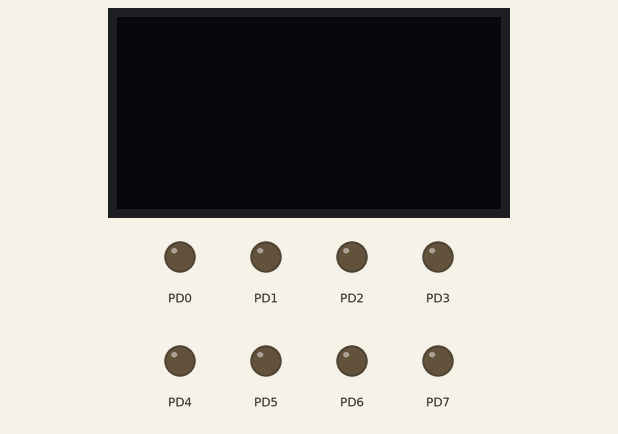
This program was run on a simulated ATmega328P, built with avr-gcc and emulated at 16 MHz (the files do not name the chip). On the bench: 128×64 one-colour display, output pins drawn as LEDs (lit = HIGH). Wiring (inferred from the names in the program): SH1106 OLED at I2C address 0x3C.

Above: at 0.05 s.
Timing chart, 0 to 3.0 s (numbered marks = the images above):
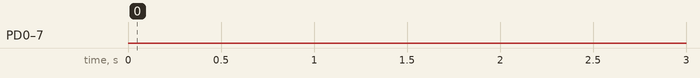

Measured:
- by itself, PD0–7: LOW → HIGH at 5.7 s, → LOW 0.69 s later, → HIGH 0.50 s later, → LOW 0.69 s later, … (203 changes in this stretch)

The program:

main.c
```c
/*
 * OLED_I2C_Atmega8.c
 *
 * Created: 30-10-2023 20:42:32
 * Author : naval
 */
#ifndef F_CPU
#define F_CPU	16000000UL
#endif

#include <stdio.h>
#include <avr/io.h>
#include <util/delay.h>
#include "i2cnaval.c"
#include "i2c_oled_SSD1306.c"


int main(void)
{
	/* Replace with your application code */
	char x = 0,str[5];
	DDRD = 0xFF;
	PORTD = 0x00;

	lcd_init(LCD_DISP_ON);
	_delay_ms(10);

	lcd_puts("Hello World");
	_delay_ms(4000);
	lcd_clrscr();

	lcd_puts("Temp ");
	_delay_ms(10);
	while (1)
	{
		PORTD = 0x00;
		_delay_ms(500);
		PORTD = 0xff;
		_delay_ms(500);
		lcd_gotoxy(0,3);
		sprintf(str,"%d °C",x);
		lcd_puts(str);
		x++;
		if(x==255)
		{
			lcd_clrscr();
			x=0;
		}

	}
}
```

fontSSD1306.h
```c
/*
 *  fontSSD1306.h
 *
 *
 */
#ifndef _font_h_
#define _font_h_
#include <avr/pgmspace.h>

extern const char ssd1306oled_font[][6] PROGMEM;
extern const char special_char[][2] PROGMEM;

#endif
```

i2c_oled_SSD1306.c
```c
/*
 * i2c_oled_SSD1306.c
 *  Author:Navalkishor Kumawat
 *  Created: 29/10/2023 06:50 PM
 */

#include "i2c_oled_SSD1306.h"
#include "fontSSD1306.c"
#include <string.h>

static struct {
    uint8_t x;
    uint8_t y;
} cursorPosition;

static uint8_t charMode = DOUBLESIZE;
#if defined GRAPHICMODE
#include <stdlib.h>
static uint8_t displayBuffer[DISPLAY_HEIGHT/8][DISPLAY_WIDTH];
#elif defined TEXTMODE
#else
#error "No valid displaymode! Refer i2c_oled_SSD1306.h"
#endif

const uint8_t init_sequence [] PROGMEM = {    // Initialization Sequence
    LCD_DISP_OFF,    // Display OFF (sleep mode)
    0x20, 0b00,      // Set Memory Addressing Mode
    // 00=Horizontal Addressing Mode; 01=Vertical Addressing Mode;
    // 10=Page Addressing Mode (RESET); 11=Invalid
    0xB0,            // Set Page Start Address for Page Addressing Mode, 0-7
    0xC8,            // Set COM Output Scan Direction
    0x00,            // --set low column address
    0x10,            // --set high column address
    0x40,            // --set start line address
    0x81, 0x3F,      // Set contrast control register
    0xA1,            // Set Segment Re-map. A0=address mapped; A1=address 127 mapped.
    0xA6,            // Set display mode. A6=; A7=Inverse
    0xA8, DISPLAY_HEIGHT-1, // Set multiplex ratio(1 to 64)
    0xA4,            // Output RAM to Display
					 // 0xA4=Output follows RAM content; 0xA5,Output ignores RAM content
    0xD3, 0x00,      // Set display offset. 00 = no offset
    0xD5,            // --set display clock divide ratio/oscillator frequency
    0xF0,            // --set divide ratio
    0xD9, 0x22,      // Set pre-charge period
		     // Set com pins hardware configuration
#if DISPLAY_HEIGHT==64
    0xDA, 0x12,
#elif DISPLAY_HEIGHT==32
    0xDA, 0x02,
#endif
    0xDB,            // --set vcomh
    0x20,            // 0x20,0.77xVcc
    0x8D, 0x14,      // Set DC-DC enable


};
#pragma mark LCD COMMUNICATION

void i2c_start1(uint8_t i2c_addr){

	i2c_start();
	i2c_write(i2c_addr);

}

void lcd_command(uint8_t cmd[], uint8_t size) {
	i2c_start1((LCD_I2C_ADR << 1) |0);		// I2C Write Mode Send Device Address
	i2c_write(0x00);    // 0x00 for command, 0x40 for data
	for (uint8_t i=0; i<size; i++) {
		i2c_write(cmd[i]);
	}
	i2c_stop();
}


void lcd_data(uint8_t data[], uint16_t size) {
	i2c_start1((LCD_I2C_ADR << 1) | 0);
	i2c_write(0x40);    // 0x00 for command, 0x40 for data
	for (uint16_t i = 0; i<size; i++) {
		i2c_write(data[i]);
	}
	i2c_stop();
}

//#pragma mark -
//#pragma mark GENERAL FUNCTIONS

void lcd_init(uint8_t dispAttr){
	i2c_init();
	_delay_ms(10);

	uint8_t commandSequence[sizeof(init_sequence)+1];
	for (uint8_t i = 0; i < sizeof (init_sequence); i++) {
		commandSequence[i] = (pgm_read_byte(&init_sequence[i]));
	}
	commandSequence[sizeof(init_sequence)]=(dispAttr);
	lcd_command(commandSequence, sizeof(commandSequence));
	lcd_clrscr();
}

void lcd_gotoxy(uint8_t x, uint8_t y){
	x = x * sizeof(FONT[0]);
	lcd_goto_xpix_y(x,y);
}

void lcd_goto_xpix_y(uint8_t x, uint8_t y){
	if( x > (DISPLAY_WIDTH) || y > (DISPLAY_HEIGHT/8-1)) return;// out of display
	cursorPosition.x=x;
	cursorPosition.y=y;
	#if defined (SSD1306) || defined (SSD1309)
	uint8_t commandSequence[] = {0xb0+y, 0x21, x, 0x7f};
	#elif defined SH1106
	uint8_t commandSequence[] = {0xb0+y, 0x21, 0x00+((2+x) & (0x0f)), 0x10+( ((2+x) & (0xf0)) >> 4 ), 0x7f};
	#endif
	lcd_command(commandSequence, sizeof(commandSequence));
}

void lcd_clrscr(void){
	#ifdef GRAPHICMODE
	for (uint8_t i = 0; i < DISPLAY_HEIGHT/8; i++){
		memset(displayBuffer[i], 0x00, sizeof(displayBuffer[i]));
		lcd_gotoxy(0,i);
		lcd_data(displayBuffer[i], sizeof(displayBuffer[i]));
	}
	#elif defined TEXTMODE
	uint8_t displayBuffer[DISPLAY_WIDTH];
	memset(displayBuffer, 0x00, sizeof(displayBuffer));
	for (uint8_t i = 0; i < DISPLAY_HEIGHT/8; i++){
		lcd_gotoxy(0,i);
		lcd_data(displayBuffer, sizeof(displayBuffer));
	}
	#endif
	lcd_home();
}
void lcd_home(void){
	lcd_gotoxy(0, 0);
}

void lcd_invert(uint8_t invert){
	uint8_t commandSequence[1];
	if (invert != YES) {
		commandSequence[0] = 0xA6;
		} else {
		commandSequence[0] = 0xA7;
	}
	lcd_command(commandSequence, 1);
}
void lcd_sleep(uint8_t sleep){
	uint8_t commandSequence[1];
	if (sleep != YES) {
		commandSequence[0] = 0xAF;
		} else {
		commandSequence[0] = 0xAE;
	}
	lcd_command(commandSequence, 1);
}
void lcd_set_contrast(uint8_t contrast){
	uint8_t commandSequence[2] = {0x81, contrast};
	lcd_command(commandSequence, sizeof(commandSequence));
}
void lcd_putc(char c){
	switch (c) {
		case '\b':
		// backspace
		lcd_gotoxy(cursorPosition.x-charMode, cursorPosition.y);
		lcd_putc(' ');
		lcd_gotoxy(cursorPosition.x-charMode, cursorPosition.y);
		break;
		case '\t':
		// tab
		if( (cursorPosition.x+charMode*4) < (DISPLAY_WIDTH/ sizeof(FONT[0])-charMode*4) ){
			lcd_gotoxy(cursorPosition.x+charMode*4, cursorPosition.y);
			}else{
			lcd_gotoxy(DISPLAY_WIDTH/ sizeof(FONT[0]), cursorPosition.y);
		}
		break;
		case '\n':
		// linefeed
		if(cursorPosition.y < (DISPLAY_HEIGHT/8-1)){
			lcd_gotoxy(cursorPosition.x, cursorPosition.y+charMode);
		}
		break;
		case '\r':
		// carrige return
		lcd_gotoxy(0, cursorPosition.y);
		break;
		default:
		// char doesn't fit in line
		if( (cursorPosition.x >= DISPLAY_WIDTH-sizeof(FONT[0])) || (c < ' ') ) break;
		// mapping char
		c -= ' ';
		if (c >= pgm_read_byte(&special_char[0][1]) ) {
			char temp = c;
			c = 0xff;
			for (uint8_t i=0; pgm_read_byte(&special_char[i][1]) != 0xff; i++) {
				if ( pgm_read_byte(&special_char[i][0])-' ' == temp ) {
					c = pgm_read_byte(&special_char[i][1]);
					break;
				}
			}
			if ( c == 0xff ) break;
		}
		// print char at display
		#ifdef GRAPHICMODE
		if (charMode == DOUBLESIZE) {
			uint16_t doubleChar[sizeof(FONT[0])];
			uint8_t dChar;
			if ((cursorPosition.x+2*sizeof(FONT[0]))>DISPLAY_WIDTH) break;

			for (uint8_t i=0; i < sizeof(FONT[0]); i++) {
				doubleChar[i] = 0;
				dChar = pgm_read_byte(&(FONT[(uint8_t)c][i]));
				for (uint8_t j=0; j<8; j++) {
					if ((dChar & (1 << j))) {
						doubleChar[i] |= (1 << (j*2));
						doubleChar[i] |= (1 << ((j*2)+1));
					}
				}
			}
			for (uint8_t i = 0; i < sizeof(FONT[0]); i++)
			{
				// load bit-pattern from flash
				displayBuffer[cursorPosition.y+1][cursorPosition.x+(2*i)] = doubleChar[i] >> 8;
				displayBuffer[cursorPosition.y+1][cursorPosition.x+(2*i)+1] = doubleChar[i] >> 8;
				displayBuffer[cursorPosition.y][cursorPosition.x+(2*i)] = doubleChar[i] & 0xff;
				displayBuffer[cursorPosition.y][cursorPosition.x+(2*i)+1] = doubleChar[i] & 0xff;
			}
			cursorPosition.x += sizeof(FONT[0])*2;
			} else {
			if ((cursorPosition.x+sizeof(FONT[0]))>DISPLAY_WIDTH) break;

			for (uint8_t i = 0; i < sizeof(FONT[0]); i++)
			{
				// load bit-pattern from flash
				displayBuffer[cursorPosition.y][cursorPosition.x+i] =pgm_read_byte(&(FONT[(uint8_t)c][i]));
			}
			cursorPosition.x += sizeof(FONT[0]);
		}
		#elif defined TEXTMODE
		if (charMode == DOUBLESIZE) {
			uint16_t doubleChar[sizeof(FONT[0])];
			uint8_t dChar;
			if ((cursorPosition.x+2*sizeof(FONT[0]))>DISPLAY_WIDTH) break;

			for (uint8_t i=0; i < sizeof(FONT[0]); i++) {
				doubleChar[i] = 0;
				dChar = pgm_read_byte(&(FONT[(uint8_t)c][i]));
				for (uint8_t j=0; j<8; j++) {
					if ((dChar & (1 << j))) {
						doubleChar[i] |= (1 << (j*2));
						doubleChar[i] |= (1 << ((j*2)+1));
					}
				}
			}
			uint8_t data[sizeof(FONT[0])*2];
			for (uint8_t i = 0; i < sizeof(FONT[0]); i++)
			{
				// print font to ram, print 6 columns
				data[i<<1]=(doubleChar[i] & 0xff);
				data[(i<<1)+1]=(doubleChar[i] & 0xff);
			}
			lcd_data(data, sizeof(FONT[0])*2);

			#if defined (SSD1306) || defined (SSD1309)
			uint8_t commandSequence[] = {0xb0+cursorPosition.y+1,
				0x21,
				cursorPosition.x,
			0x7f};
			#elif defined SH1106
			uint8_t commandSequence[] = {0xb0+cursorPosition.y+1,
				0x21,
				0x00+((2+cursorPosition.x) & (0x0f)),
				0x10+( ((2+cursorPosition.x) & (0xf0)) >> 4 ),
			0x7f};
			#endif
			lcd_command(commandSequence, sizeof(commandSequence));

			for (uint8_t i = 0; i < sizeof(FONT[0]); i++)
			{
				// print font to ram, print 6 columns
				data[i<<1]=(doubleChar[i] >> 8);
				data[(i<<1)+1]=(doubleChar[i] >> 8);
			}
			lcd_data(data, sizeof(FONT[0])*2);

			commandSequence[0] = 0xb0+cursorPosition.y;
			#if defined (SSD1306) || defined (SSD1309)
			commandSequence[2] = cursorPosition.x+(2*sizeof(FONT[0]));
			#elif defined SH1106
			commandSequence[2] = 0x00+((2+cursorPosition.x+(2*sizeof(FONT[0]))) & (0x0f));
			commandSequence[3] = 0x10+( ((2+cursorPosition.x+(2*sizeof(FONT[0]))) & (0xf0)) >> 4 );
			#endif
			lcd_command(commandSequence, sizeof(commandSequence));
			cursorPosition.x += sizeof(FONT[0])*2;
			} else {
			uint8_t data[sizeof(FONT[0])];
			if ((cursorPosition.x+sizeof(FONT[0]))>DISPLAY_WIDTH) break;

			for (uint8_t i = 0; i < sizeof(FONT[0]); i++)
			{
				// print font to ram, print 6 columns
				data[i]=(pgm_read_byte(&(FONT[(uint8_t)c][i])));
			}
			lcd_data(data, sizeof(FONT[0]));
			cursorPosition.x += sizeof(FONT[0]);
		}
		#endif
		break;
	}

}
void lcd_charMode(uint8_t mode){
	charMode = mode;
}
void lcd_flip(uint8_t flipping){
	uint8_t command[2] = {0xC8, 0xA1};
	switch(flipping){
		case 0:
		// normal mode default at init (needs to be reload data to display)
		command[0] = 0xC8;
		command[1] = 0xA1;
		lcd_command(command, sizeof(command));
		break;
		case 1:
		// flip horizontal && vertical (needs to be reload data to display)
		command[0] = 0xC0;
		command[1] = 0xA0;
		lcd_command(command, sizeof(command));
		break;
		case 2:
		// flip vertical (immediate without reload data to display)
		command[0] = 0xC0;
		lcd_command(command, sizeof(command));
		break;
		case 3:
		// flip horizontal (needs to be reload data to display)
		command[1] = 0xA0;
		lcd_command(command, sizeof(command));
		default:
		// do nothing
		break;
	}
}
void lcd_puts(const char* s){
	while (*s) {
		lcd_putc(*s++);
	}
}
void lcd_puts_p(const char* progmem_s){
	register uint8_t c;
	while ((c = pgm_read_byte(progmem_s++))) {
		lcd_putc(c);
	}
}
#ifdef GRAPHICMODE
#pragma mark -
#pragma mark GRAPHIC FUNCTIONS
uint8_t lcd_drawPixel(uint8_t x, uint8_t y, uint8_t color){
	if( x > DISPLAY_WIDTH-1 || y > (DISPLAY_HEIGHT-1)) return 1; // out of Display

	if( color == WHITE){
		displayBuffer[(y / 8)][x] |= (1 << (y % 8));
		} else {
		displayBuffer[(y / 8)][x] &= ~(1 << (y % 8));
	}

	return 0;
}
uint8_t lcd_drawLine(uint8_t x1, uint8_t y1, uint8_t x2, uint8_t y2, uint8_t color){
	uint8_t result;

	int dx =  abs(x2-x1), sx = x1<x2 ? 1 : -1;
	int dy = -abs(y2-y1), sy = y1<y2 ? 1 : -1;
	int err = dx+dy, e2; /* error value e_xy */

	while(1){
		result = lcd_drawPixel(x1, y1, color);
		if (x1==x2 && y1==y2) break;
		e2 = 2*err;
		if (e2 > dy) { err += dy; x1 += sx; } /* e_xy+e_x > 0 */
		if (e2 < dx) { err += dx; y1 += sy; } /* e_xy+e_y < 0 */
	}

	return result;
}
uint8_t lcd_drawRect(uint8_t px1, uint8_t py1, uint8_t px2, uint8_t py2, uint8_t color){
	uint8_t result;

	result = lcd_drawLine(px1, py1, px2, py1, color);
	result = lcd_drawLine(px2, py1, px2, py2, color);
	result = lcd_drawLine(px2, py2, px1, py2, color);
	result = lcd_drawLine(px1, py2, px1, py1, color);

	return result;
}
uint8_t lcd_fillRect(uint8_t px1, uint8_t py1, uint8_t px2, uint8_t py2, uint8_t color){
	uint8_t result;

	if( px1 > px2){
		uint8_t temp = px1;
		px1 = px2;
		px2 = temp;
		temp = py1;
		py1 = py2;
		py2 = temp;
	}
	for (uint8_t i=0; i<=(py2-py1); i++){
		result = lcd_drawLine(px1, py1+i, px2, py1+i, color);
	}

	return result;
}
uint8_t lcd_drawCircle(uint8_t center_x, uint8_t center_y, uint8_t radius, uint8_t color){
	uint8_t result;

	int16_t f = 1 - radius;
	int16_t ddF_x = 1;
	int16_t ddF_y = -2 * radius;
	int16_t x = 0;
	int16_t y = radius;

	result = lcd_drawPixel(center_x  , center_y+radius, color);
	result = lcd_drawPixel(center_x  , center_y-radius, color);
	result = lcd_drawPixel(center_x+radius, center_y  , color);
	result = lcd_drawPixel(center_x-radius, center_y  , color);

	while (x<y) {
		if (f >= 0) {
			y--;
			ddF_y += 2;
			f += ddF_y;
		}
		x++;
		ddF_x += 2;
		f += ddF_x;

		result = lcd_drawPixel(center_x + x, center_y + y, color);
		result = lcd_drawPixel(center_x - x, center_y + y, color);
		result = lcd_drawPixel(center_x + x, center_y - y, color);
		result = lcd_drawPixel(center_x - x, center_y - y, color);
		result = lcd_drawPixel(center_x + y, center_y + x, color);
		result = lcd_drawPixel(center_x - y, center_y + x, color);
		result = lcd_drawPixel(center_x + y, center_y - x, color);
		result = lcd_drawPixel(center_x - y, center_y - x, color);
	}
	return result;
}
uint8_t lcd_fillCircle(uint8_t center_x, uint8_t center_y, uint8_t radius, uint8_t color) {
	uint8_t result;
	for(uint8_t i=0; i<= radius;i++){
		result = lcd_drawCircle(center_x, center_y, i, color);
	}
	return result;
}
uint8_t lcd_drawBitmap(uint8_t x, uint8_t y, const uint8_t *picture, uint8_t width, uint8_t height, uint8_t color){
	uint8_t result,i,j, byteWidth = (width+7)/8;
	for (j = 0; j < height; j++) {
		for(i=0; i < width;i++){
			if(pgm_read_byte(picture + j * byteWidth + i / 8) & (128 >> (i & 7))){
				result = lcd_drawPixel(x+i, y+j, color);
				} else {
				result = lcd_drawPixel(x+i, y+j, !color);
			}
		}
	}
	return result;
}
void lcd_display() {
	#if defined (SSD1306) || defined (SSD1309)
	lcd_gotoxy(0,0);
	lcd_data(&displayBuffer[0][0], DISPLAY_WIDTH*DISPLAY_HEIGHT/8);
	#elif defined SH1106
	for (uint8_t i = 0; i < DISPLAY_HEIGHT/8; i++){
		lcd_gotoxy(0,i);
		lcd_data(displayBuffer[i], sizeof(displayBuffer[i]));
	}
	#endif
}
void lcd_clear_buffer() {
	for (uint8_t i = 0; i < DISPLAY_HEIGHT/8; i++){
		memset(displayBuffer[i], 0x00, sizeof(displayBuffer[i]));
	}
}
uint8_t lcd_check_buffer(uint8_t x, uint8_t y) {
	if( x > DISPLAY_WIDTH-1 || y > (DISPLAY_HEIGHT-1)) return 0; // out of Display
	return displayBuffer[(y / (DISPLAY_HEIGHT/8))][x] & (1 << (y % (DISPLAY_HEIGHT/8)));
}
void lcd_display_block(uint8_t x, uint8_t line, uint8_t width) {
	if (line > (DISPLAY_HEIGHT/8-1) || x > DISPLAY_WIDTH - 1){return;}
	if (x + width > DISPLAY_WIDTH) { // no -1 here, x alone is width 1
		width = DISPLAY_WIDTH - x;
	}
	lcd_goto_xpix_y(x,line);
	lcd_data(&displayBuffer[line][x], width);
}
#endif
```

i2cnaval.c
```c
/*
 * i2cnaval.c
 *  Author:Navalkishor Kumawat
 *  Created: 29/10/2023 06:50 PM
 */
#include <avr/io.h>
#include "i2cnaval.h"

void i2c_init(void)
{
	TWSR=0x00;
	TWBR=0x48;
	TWCR=0x00;

}

void i2c_start(void)
{
	TWCR=(1<<TWINT)|(1<<TWSTA)|(1<<TWEN);
	while((TWCR&(1<<TWINT))==0);
}

void i2c_write(unsigned char data)
{
	TWDR=data;
	TWCR=(1<<TWINT)|(1<<TWEN);
	while((TWCR&(1<<TWINT))==0);

}

unsigned char i2c_read(unsigned char ackVal)
{
	TWCR=(1<<TWINT)|(1<<TWEN)|(ackVal<<TWEA);
	while(!(TWCR & (1<<TWINT)));
	return TWDR;

}


void i2c_stop()
{
	TWCR=(1<<TWINT)|(1<<TWEN)|(1<<TWSTO);
	//for(int x=0;x<10;x++);	//wait for sometime
	_delay_ms(10);

}
```

i2cnaval.h
```c
/*
 * i2cnaval.h
 *
 * Created: 29/10/2023 06:46 PM
 *  Author: Navalkishor Kumawat
 */


#ifndef I2C_H_
#define I2C_H_

#include <avr/io.h>
#include <string.h>


//Function To Initialize the I2C Module
void i2c_init();

//Function to start i2c
void i2c_start(void);

//Function to write a unsigned char on i2c bus
void i2c_write(unsigned char data);

//Function to stop i2c bus
void i2c_stop();

#endif /* I2C_H_ */
```

Source omitted: fontSSD1306.c (data table, 5398 bytes), i2c_oled_SSD1306.h (3858 bytes)
